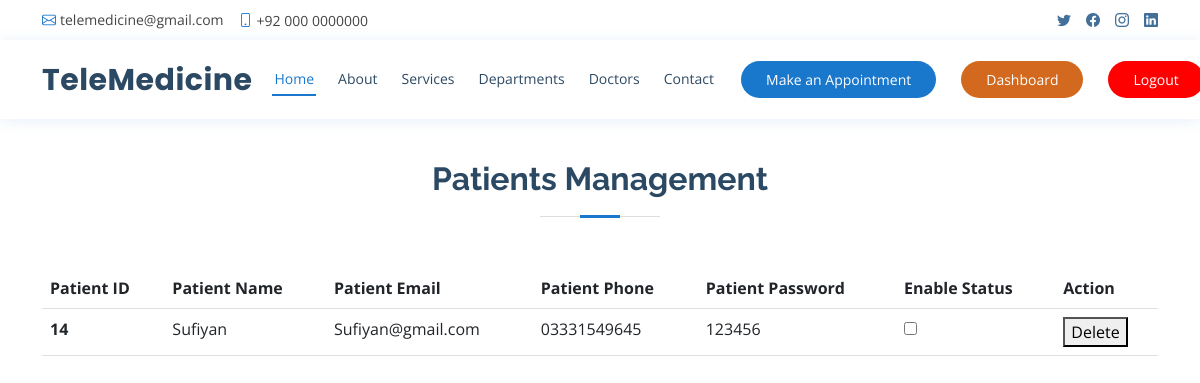
Page /admin/all-patients.php (signed in) on the committed database.
### tables this page shows
CREATE TABLE `users` (
  `user_id` int(11) NOT NULL,
  `user_name` varchar(255) NOT NULL,
  `user_email` varchar(255) NOT NULL,
  `user_phone` varchar(255) NOT NULL,
  `user_password` varchar(255) NOT NULL,
  `user_status` varchar(255) NOT NULL DEFAULT '0',
  `user_role` varchar(255) NOT NULL,
  `user_created_at` timestamp NOT NULL DEFAULT current_timestamp()
);

### admin/all-patients.php (the view, shortened to what this page needs)
<?php include"header.php"; ?>
	<main id="main">
    <section id="appointment" class="appointment"  style="margin-top: 100px;">
      <div class="container">
        <div class="section-title">
          <h2>Patients Management</h2>
        </div>
        <table class="table">
		  <thead>
			<tr>
			  <th scope="col">Patient ID</th>
			  <th scope="col">Patient Name</th>
			  <th scope="col">Patient Email</th>
			  <th scope="col">Patient Phone</th>
			  <th scope="col">Patient Password</th>
			  <th scope="col">Enable Status</th>
			  <th scope="col">Action</th>
			</tr>
		  </thead>
		  <tbody>
			<?php
			include('../includes/connect.php');
			$checkemailsql="select * from users where user_role='1'";
			$result=mysqli_query($conn, $checkemailsql);
			$rowcount=mysqli_num_rows($result);
			if($rowcount>0){
			while($row = mysqli_fetch_array($result, MYSQLI_ASSOC)){
			?>
			<tr id="user<?php echo $row['user_id']; ?>">
			  <th scope="row"><?php echo $row['user_id']; ?></th>
			  <td><?php echo $row['user_name']; ?></td>
			  <td><?php echo $row['user_email']; ?></td>
			  <td><?php echo $row['user_phone']; ?></td>
			  <td><?php echo $row['user_password']; ?></td>
			  <td>
			  <?php $status= $row['user_status'];
				if($status==0){
					?>
					<input type="checkbox" name="user_status" id="user_status" value='1' onclick="updatestatus(<?php echo $row['user_id']; ?>)" >
					<?php
				}else{
					?>
					<input type="checkbox" name="user_status" id="user_status" value='0' onclick="updatestatus(<?php echo $row['user_id']; ?>)" checked>
					<?php
				}
			  ?>
			  </td>
			  <td><button onclick="deleteuser(<?php echo $row['user_id']; ?>)">Delete</button></td>
			</tr>
			<?php
			}
			}else{
				?>
				<tr id="user<?php echo $row['user_id']; ?>">
					<td colspan="7" style="color:red; font-weight:bold">Records Not Found.</td>
				</tr>
				<?php
			}
			?>
		  </tbody>
		</table>
      </div>
    </section>
  </main>
</body>
</html>

### assets/css/style.css (style rules this page uses)
body { font-family: "Open Sans", sans-serif; color: #444444; }
h1, h2, h3, h4, h5, h6 { font-family: "Raleway", sans-serif; }
section { padding: 60px 0; overflow: hidden; }
.section-title { text-align: center; padding-bottom: 30px; }
.section-title h2 { font-size: 32px; font-weight: bold; margin-bottom: 20px; padding-bottom: 20px; position: relative; color: #2c4964; }
.section-title h2::before { content: ""; position: absolute; display: block; width: 120px; height: 1px; background: #ddd; bottom: 1px; left: calc(50% - 60px); }
.section-title h2::after { content: ""; position: absolute; display: block; width: 40px; height: 3px; background: #1977cc; bottom: 0; left: calc(50% - 20px); }

### rows in the picture
users: user_id "14", user_name "Sufiyan", user_email "Sufiyan@gmail.com", user_phone "03331549645", user_password "123456"
